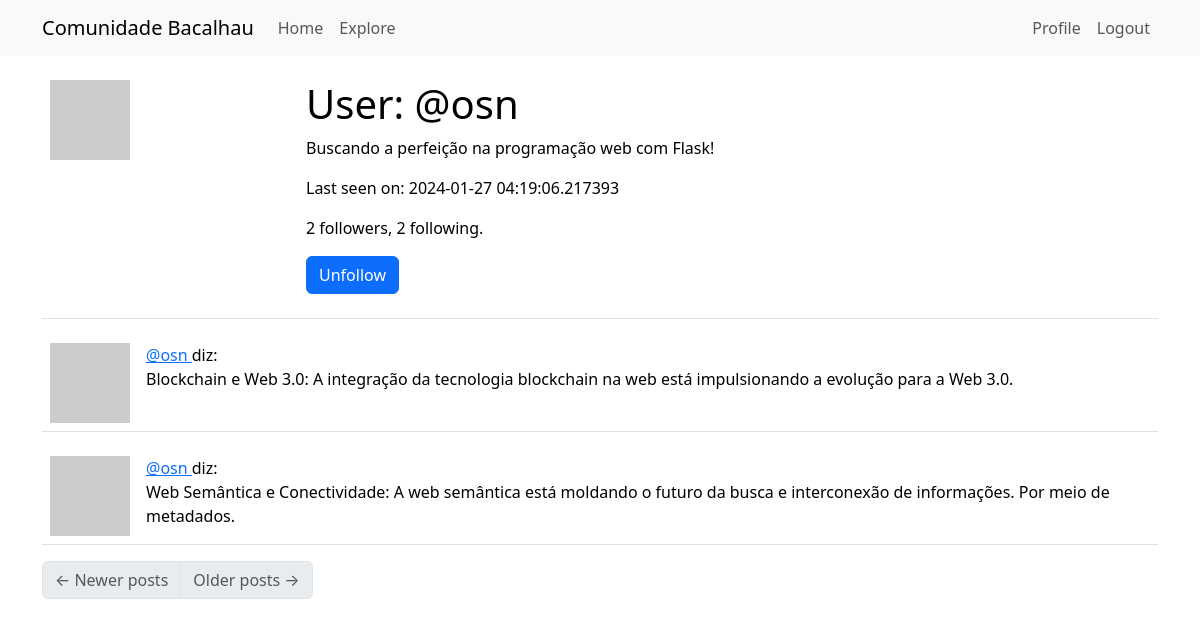
The page /user/@osn (signed in) on the database as committed earlier.
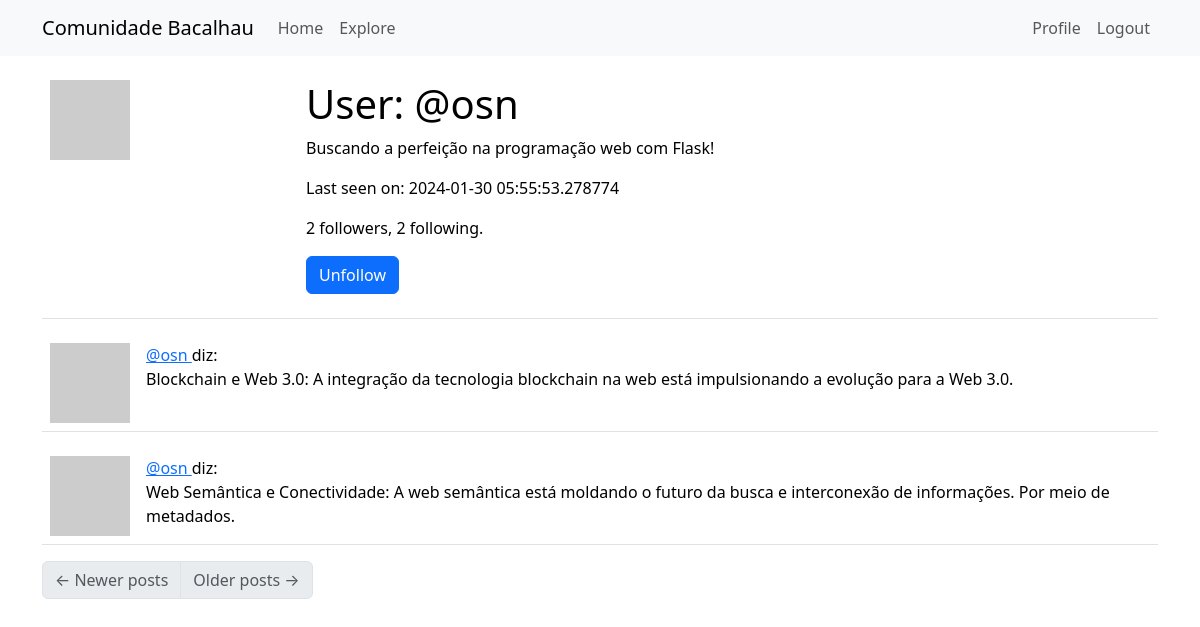
The same page on the database as committed later.
### app/models.py (models this page shows, shortened)
class User(UserMixin, db.Model):
    id: so.Mapped[int] = so.mapped_column(primary_key=True)
    username: so.Mapped[str] = so.mapped_column(sa.String(64), index=True, unique=True)
    email: so.Mapped[str] = so.mapped_column(sa.String(120), index=True, unique=True)
    password_hash: so.Mapped[Optional[str]] = so.mapped_column(sa.String(256))
    about_me: so.Mapped[Optional[str]] = so.mapped_column(sa.String(256))
    last_seen: so.Mapped[Optional[datetime]] = so.mapped_column(default=lambda: datetime.now(timezone.utc))
    posts: so.WriteOnlyMapped['Post'] = so.relationship(back_populates='author')
    following: so.WriteOnlyMapped['User'] = so.relationship(
        secondary=followers, primaryjoin=(followers.c.follower_id == id),
        secondaryjoin=(followers.c.followed_id == id),
        back_populates='followers')
    followers: so.WriteOnlyMapped['User'] = so.relationship(
        secondary=followers, primaryjoin=(followers.c.followed_id == id),
        secondaryjoin=(followers.c.follower_id == id),
        back_populates='following')
    def avatar(self, size):
        digest = md5(self.email.lower().encode('utf-8')).hexdigest()
        return f'https://www.gravatar.com/avatar/{digest}?d=identicon&s={size}'
    def is_following(self, user):
        query = self.following.select().where(User.id == user.id)
        return db.session.scalar(query) is not None
    def followers_count(self):
        query = sa.select(sa.func.count()).select_from(
            self.followers.select().subquery())
        return db.session.scalar(query)
    def following_count(self):
        query = sa.select(sa.func.count()).select_from(
            self.following.select().subquery())
        return db.session.scalar(query)

### app/routes.py (the view)
@app.route('/user/<username>')
@login_required
def user(username):
    user = db.first_or_404(sa.select(User).where(User.username == username))
    page = request.args.get('page', 1, type=int)
    query = user.posts.select().order_by(Post.timestamp.desc())
    posts = db.paginate(query, page=page,
                        per_page=app.config['POSTS_PER_PAGE'],
                        error_out=False)
    next_url = url_for('user', username=user.username, page=posts.next_num) \
        if posts.has_next else None
    prev_url = url_for('user', username=user.username, page=posts.prev_num) \
        if posts.has_prev else None
    form = EmptyForm()
    return render_template('user.html', user=user, posts=posts.items,
                        next_url=next_url, prev_url=prev_url, form=form)

### app/forms.py
class EmptyForm(FlaskForm):
    submit = SubmitField('Enviar')

### app/models.py (called while the page is built)
@login.user_loader
def load_user(id):
    return db.session.get(User, int(id))

### app/routes.py (called while the page is built)
@app.before_request
def before_request():
    if current_user.is_authenticated:
        current_user.last_seen = datetime.now(timezone.utc)
        db.session.commit()

### app/templates/user.html (shortened to what this page needs)
{% extends "base.html" %}
{% block content %}
    <table class="table table-hover">
        <tr>
            <td width="256px"><img src="{{ user.avatar(256) }}"></td>
            <td>
                <h1>User: {{ user.username }}</h1>
                {% if user.about_me %}<p>{{ user.about_me }}</p>{% endif %}
                {% if user.last_seen %}<p>Last seen on: {{ user.last_seen }}</p>{% endif %}
                <p>{{ user.followers_count() }} followers, {{ user.following_count() }} following.</p>
                {% if user == current_user %}
                <p><a href="{{ url_for('edit_profile') }}">Edit your profile</a></p>
                {% else %}
                <p>
                    <form action="{{ url_for('unfollow', username=user.username) }}" method="post">
                        {{ form.submit(value='Unfollow', class_='btn btn-primary') }}
                    </form>
                </p>
                {% endif %}
            </td>
        </tr>
    </table>
    {% for post in posts %}
        {% include '_post.html' %}
    {% endfor %}
    <nav aria-label="Post navigation">
        <ul class="pagination">
            <li class="page-item{% if not prev_url %} disabled{% endif %}">
                <a class="page-link" href="{{ prev_url }}">
                    <span aria-hidden="true">&larr;</span> Newer posts
                </a>
            </li>
            <li class="page-item{% if not next_url %} disabled{% endif %}">
                <a class="page-link" href="{{ next_url }}">
                    Older posts <span aria-hidden="true">&rarr;</span>
                </a>
            </li>
        </ul>
    </nav>
{% endblock %}

Rows that differ between the two databases and show on the page:
changed User "@osn": last_seen "2024-01-27 04:19:06.217393" → "2024-01-30 05:55:53.278774"
